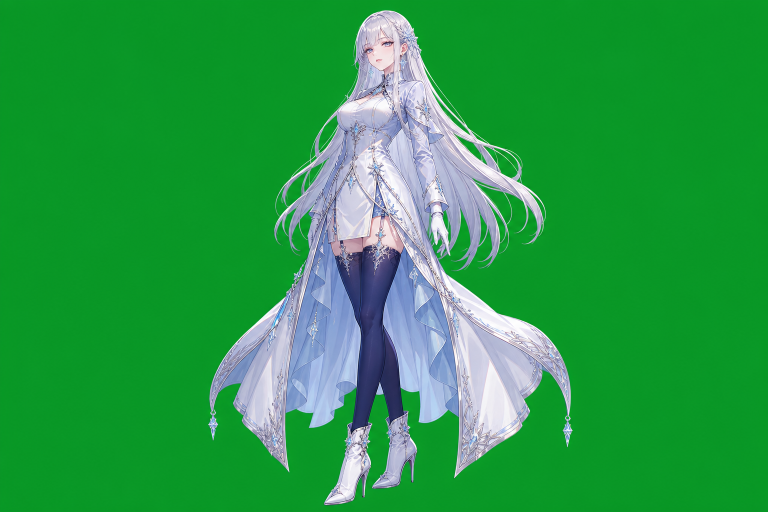
#> input picture assets/characters_raw/char_bairuoxue_raw.png, 1536 x 1024 px (shown at 1/2 size)
$ python chroma_key.py ../assets/characters_raw/char_bairuoxue_raw.png
#> lines starting #> are read from the running program, lines starting #| are printed output that depends on the picture; after the words box and inside, x2 and y2 are one past the last pixel; in counts of white or black regions, pixels touching at a corner belong together
#!/usr/bin/env python3
"""绿幕抠图流水线 (Chroma Key)

把生成的"纯绿幕背景"立绘抠成透明背景 PNG。
做法：
  1. 采样四角估计背景绿色；
  2. 用 greenness = G - max(R,B) 与背景相似度联合计算 alpha（带软边过渡）；
  3. 去绿溢色 (despill)：把溢到人物边缘的绿色压回自然色；
  4. 羽化 / 收边，消除绿色毛边；
  5. 自动裁剪到人物外接框，并可统一画布高度，便于游戏内等比缩放。

用法：
  python3 chroma_key.py <输入文件或目录> -o <输出目录> [--height 1280] [--pad 0.04]
"""
import argparse
import os
import sys
import numpy as np
from PIL import Image, ImageFilter


def estimate_key_color(arr: np.ndarray, border: int = 24) -> np.ndarray:
    """从四边采样估计背景关键色（绿幕）。"""
    h, w, _ = arr.shape
    b = min(border, h // 8, w // 8)
    samples = np.concatenate([
        arr[:b, :, :].reshape(-1, 3),
        arr[-b:, :, :].reshape(-1, 3),
        arr[:, :b, :].reshape(-1, 3),
        arr[:, -b:, :].reshape(-1, 3),
    ], axis=0)
    # 只取偏绿的样本求中位数，避免角落里有人物
    greenish = samples[(samples[:, 1] > samples[:, 0]) & (samples[:, 1] > samples[:, 2])]
    if len(greenish) < 50:
        greenish = samples
    return np.median(greenish, axis=0)


def build_alpha(arr: np.ndarray, key: np.ndarray,
                tol_low: float = 0.16, tol_high: float = 0.42) -> np.ndarray:
    """返回 [0,1] 浮点 alpha：1 不透明（人物），0 透明（背景）。"""
    r, g, b = arr[..., 0], arr[..., 1], arr[..., 2]
    # 绿色优势度：背景绿幕该值很高，人物（皮肤/头发/衣服）通常很低或为负
    greenness = g - np.maximum(r, b)

    # 与关键色的色彩接近度（在偏绿区域增强背景判定）
    kr, kg, kb = key / 255.0
    dist = np.sqrt((r - kr) ** 2 + (g - kg) ** 2 + (b - kb) ** 2)
    close_to_key = np.clip(1.0 - dist / 0.35, 0.0, 1.0)

    score = greenness * (0.65 + 0.35 * close_to_key)

    alpha = np.clip((tol_high - score) / (tol_high - tol_low), 0.0, 1.0)
    return alpha.astype(np.float32)


def despill(arr: np.ndarray, alpha: np.ndarray, strength: float = 0.9) -> np.ndarray:
    """去除溢到人物上的绿色（绿边/绿反光）。"""
    out = arr.copy()
    r, g, b = out[..., 0], out[..., 1], out[..., 2]
    cap = np.maximum(r, b)
    over = g - cap
    mask = over > 0
    g[mask] = g[mask] - over[mask] * strength
    out[..., 1] = g
    return out


def feather_alpha(alpha_img: Image.Image, radius: float = 0.8, contract: float = 1.0) -> Image.Image:
    """轻微羽化 + 收边，去掉残留绿色毛边。"""
    a = alpha_img
    if contract > 0:
        # 用 MinFilter 收缩 1px，去掉边缘半透明绿圈
        a = a.filter(ImageFilter.MinFilter(3))
    if radius > 0:
        a = a.filter(ImageFilter.GaussianBlur(radius))
    return a


def autocrop(im: Image.Image, pad_frac: float = 0.03, alpha_thresh: int = 12):
    a = np.asarray(im)[..., 3]
    ys, xs = np.where(a > alpha_thresh)
    if len(xs) == 0:
        return im
    x0, x1 = xs.min(), xs.max()
    y0, y1 = ys.min(), ys.max()
    w, h = im.size
    pad = int(round(max(w, h) * pad_frac))
    x0 = max(0, x0 - pad); y0 = max(0, y0 - pad)
    x1 = min(w - 1, x1 + pad); y1 = min(h - 1, y1 + pad)
    return im.crop((x0, y0, x1 + 1, y1 + 1))


def normalize_height(im: Image.Image, target_h: int):
    if target_h <= 0:
        return im
    w, h = im.size
    scale = target_h / h
    return im.resize((max(1, int(round(w * scale))), target_h), Image.LANCZOS)


def process_image(path: str, target_h: int = 0, pad: float = 0.03,
                  tol_low: float = 0.16, tol_high: float = 0.42) -> Image.Image:
    src = Image.open(path).convert("RGB")
    arr = np.asarray(src).astype(np.float32) / 255.0

    key = estimate_key_color(np.asarray(src).astype(np.float32))
    alpha = build_alpha(arr, key, tol_low, tol_high)

    rgb = despill(arr, alpha)
    rgb8 = np.clip(rgb * 255.0, 0, 255).astype(np.uint8)

    alpha_img = Image.fromarray((alpha * 255).astype(np.uint8), mode="L")
    alpha_img = feather_alpha(alpha_img)

    out = Image.fromarray(rgb8, mode="RGB").convert("RGBA")
    out.putalpha(alpha_img)

    out = autocrop(out, pad_frac=pad)
    out = normalize_height(out, target_h)
    return out


def main():
    ap = argparse.ArgumentParser(description="绿幕抠图为透明 PNG")
    ap.add_argument("input", help="输入图片或目录")
    ap.add_argument("-o", "--out", default="out", help="输出目录")
    ap.add_argument("--height", type=int, default=0, help="统一输出高度(px)，0=不缩放")
    ap.add_argument("--pad", type=float, default=0.03, help="裁剪留白比例")
    ap.add_argument("--tol-low", type=float, default=0.16)
    ap.add_argument("--tol-high", type=float, default=0.42)
    args = ap.parse_args()

    os.makedirs(args.out, exist_ok=True)
    if os.path.isdir(args.input):
        files = [os.path.join(args.input, f) for f in sorted(os.listdir(args.input))
                 if f.lower().endswith((".png", ".jpg", ".jpeg", ".webp"))]
    else:
        files = [args.input]

    if not files:
        print("没有找到输入图片", file=sys.stderr)
        sys.exit(1)

    for f in files:
        name = os.path.splitext(os.path.basename(f))[0]
        out_path = os.path.join(args.out, name + ".png")
        im = process_image(f, target_h=args.height, pad=args.pad,
                            tol_low=args.tol_low, tol_high=args.tol_high)
#> in process_image, src is the input picture: PIL image 1536x1024 RGB; mean R, G, B 41.5, 155.5, 71.6
#> in process_image, `key = estimate_key_color(np.asarray(src).astype(np.float32))`: key = [8, 151, 37]
#> in build_alpha, `greenness = g - np.maximum(r, b)`:
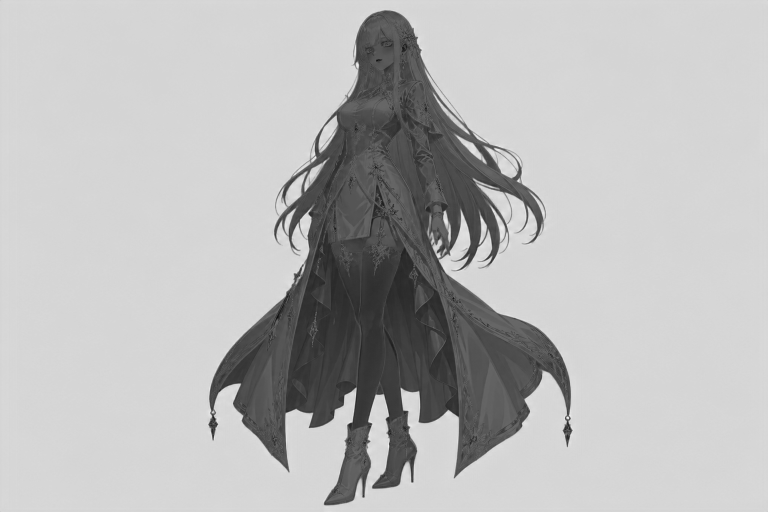
#> greenness: shape (1024, 1536) float32 (shown at 1/2 size); min -0.416, max 0.608, mean 0.328; drawn with min black and max white
#> in build_alpha, `kr, kg, kb = key / 255.0`: kr = 0.0314; kg = 0.592; kb = 0.145
#> in despill, `mask = over > 0`:
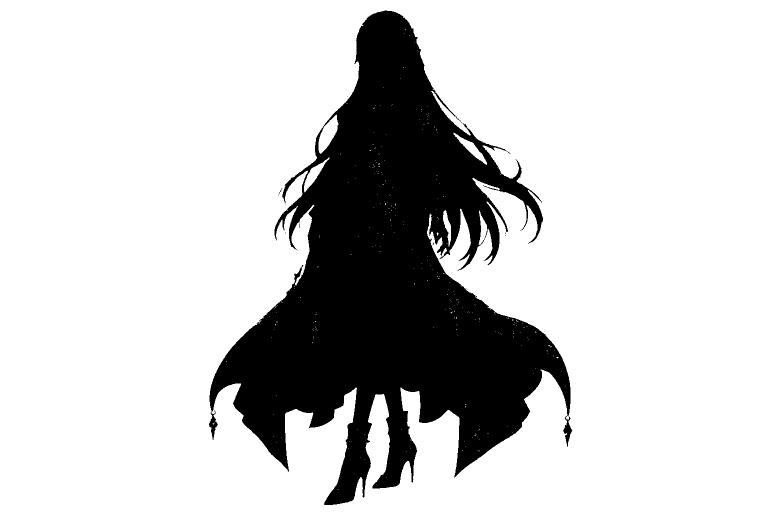
#> mask: shape (1024, 1536) bool (shown at 1/2 size); 79.8% white; 15 black regions (14 under 20 px), largest, box (x1, y1, x2, y2) and area: (418, 21, 1145, 1010) 318184
#> in despill, `g[mask] = g[mask] - over[mask] * strength`:
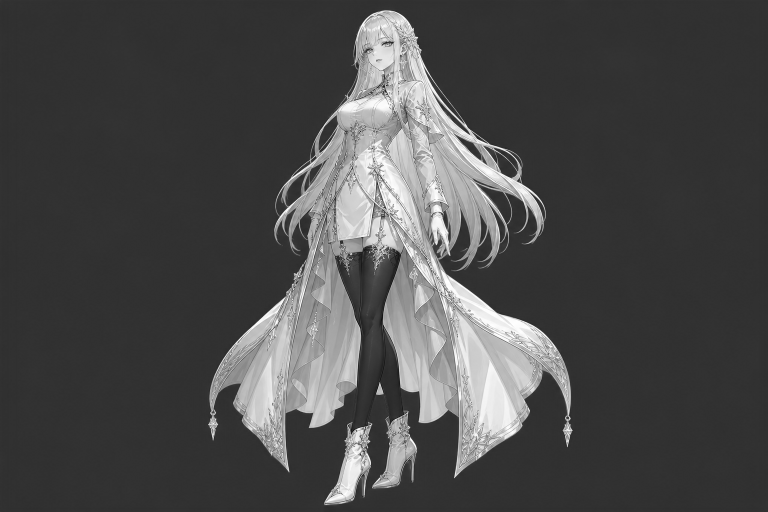
#> g: shape (1024, 1536) float32 (shown at 1/2 size); min 0.00392, max 1, mean 0.293
#> in despill, `out[..., 1] = g`:
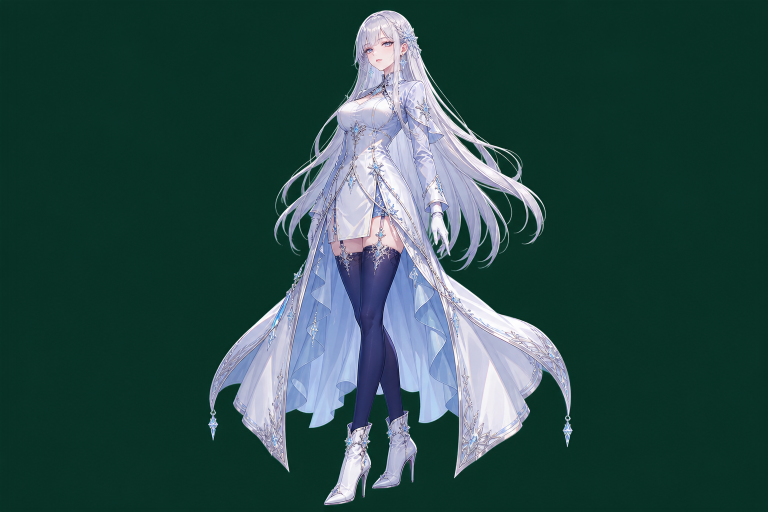
#> out: shape (1024, 1536, 3) float32 (shown at 1/2 size); mean R, G, B 0.163, 0.29, 0.283
#> in feather_alpha, `a = a.filter(ImageFilter.MinFilter(3))`:
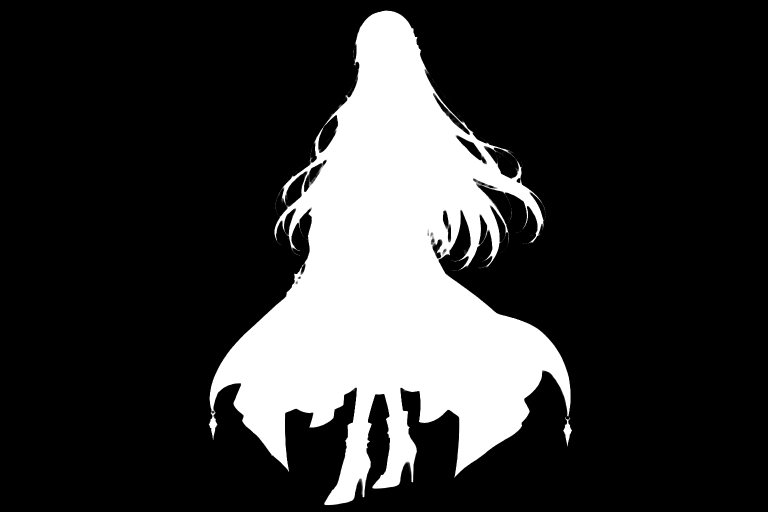
#> a: PIL image 1536x1024 L (shown at 1/2 size); min 0, max 255, mean 51.8
#> in process_image, `out.putalpha(alpha_img)`:
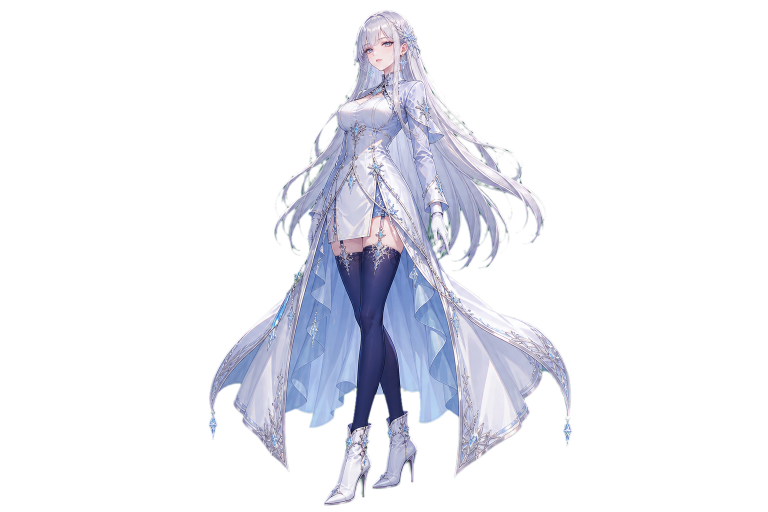
#> out: PIL image 1536x1024 RGBA (shown at 1/2 size); mean R, G, B, A 41.5, 74.4, 71.6, 51.8; transparent parts drawn white
#> in autocrop, `x0, x1 = xs.min(), xs.max()`: x0 = 416; x1 = 1144
#> in autocrop, `y0, y1 = ys.min(), ys.max()`: y0 = 20; y1 = 1011
#> in autocrop, `x0 = max(0, x0 - pad)`: x0 = 370
#> in autocrop, `y0 = max(0, y0 - pad)`: y0 = 0
#> in autocrop, `x1 = min(w - 1, x1 + pad)`: x1 = 1190
#> in autocrop, `y1 = min(h - 1, y1 + pad)`: y1 = 1023
#> in autocrop, `return im.crop((x0, y0, x1 + 1, y1 + 1))`:
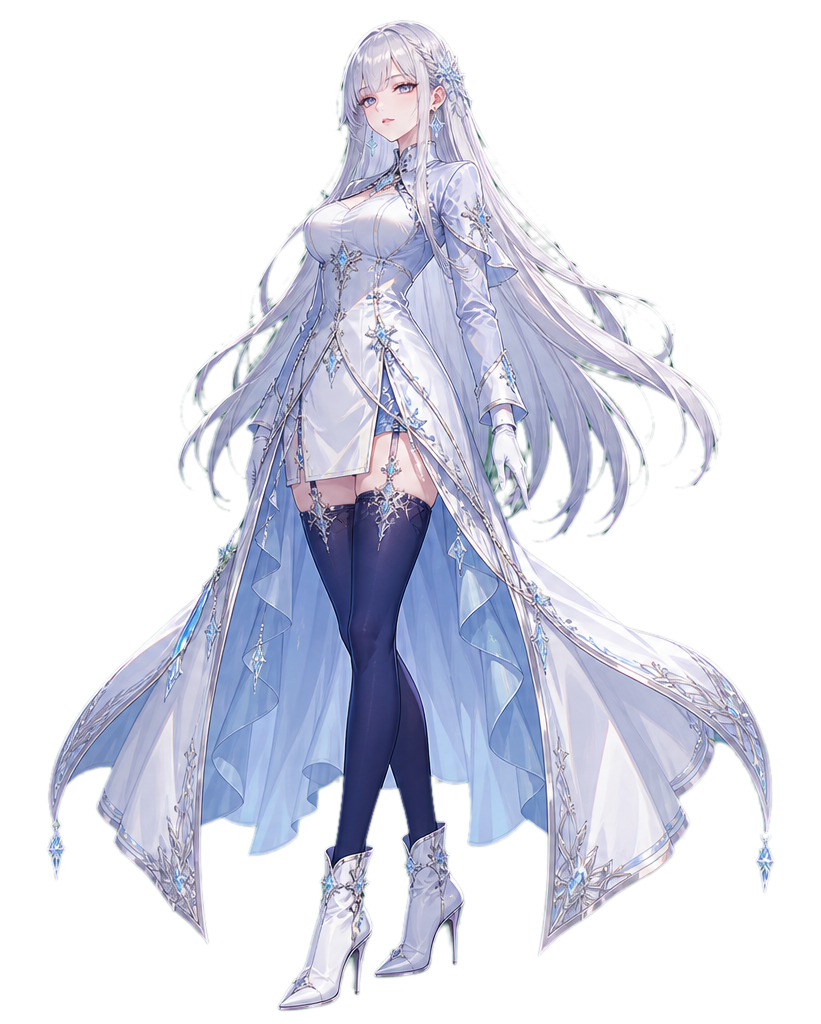
#> returned value: PIL image 821x1024 RGBA; mean R, G, B, A 70.1, 96.6, 101, 97; transparent parts drawn white
        im.save(out_path)
        print(f"  ✓ {f}  ->  {out_path}  {im.size}")
#|   ✓ ../assets/characters_raw/char_bairuoxue_raw.png  ->  out/char_bairuoxue_raw.png  (821, 1024)


if __name__ == "__main__":
    main()

$ run again, on assets/characters_raw/char_shenzhixia_raw.png
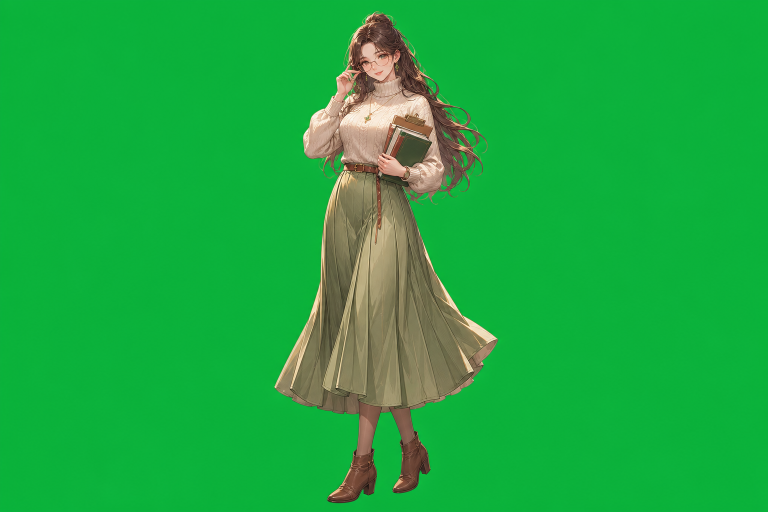
#> input picture assets/characters_raw/char_shenzhixia_raw.png, 1536 x 1024 px (shown at 1/2 size)
#> in process_image, src is the input picture: PIL image 1536x1024 RGB; mean R, G, B 28.5, 170.3, 63.9
#> key = [10, 178, 59]
#> kr = 0.0392; kg = 0.698; kb = 0.231
#> in despill, `mask = over > 0`:
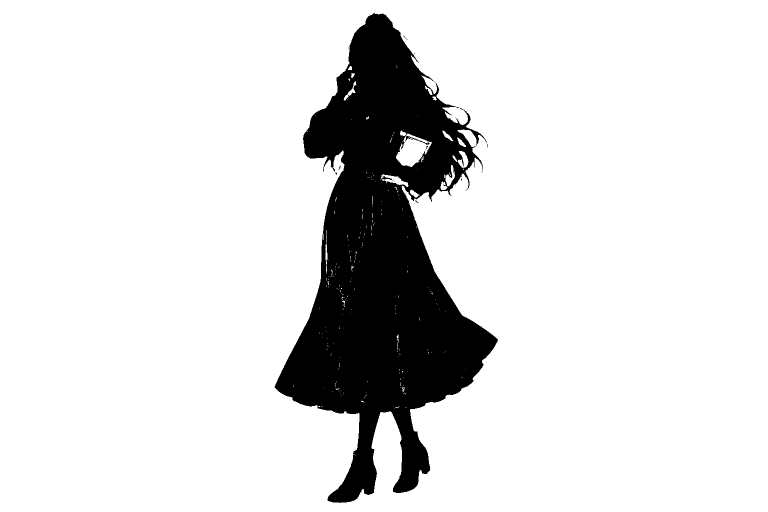
#> mask: shape (1024, 1536) bool (shown at 1/2 size); 86.9% white; 21 black regions (19 under 20 px), largest, box (x1, y1, x2, y2) and area: (549, 25, 996, 1006) 205860, (810, 272, 859, 290) 133
#> in autocrop, `x0, x1 = xs.min(), xs.max()`: x0 = 549; x1 = 995
#> in autocrop, `y0, y1 = ys.min(), ys.max()`: y0 = 22; y1 = 1006
#> in autocrop, `x0 = max(0, x0 - pad)`: x0 = 503
#> in autocrop, `y0 = max(0, y0 - pad)`: y0 = 0
#> in autocrop, `x1 = min(w - 1, x1 + pad)`: x1 = 1041
#> in autocrop, `y1 = min(h - 1, y1 + pad)`: y1 = 1023
#> in autocrop, `return im.crop((x0, y0, x1 + 1, y1 + 1))`:
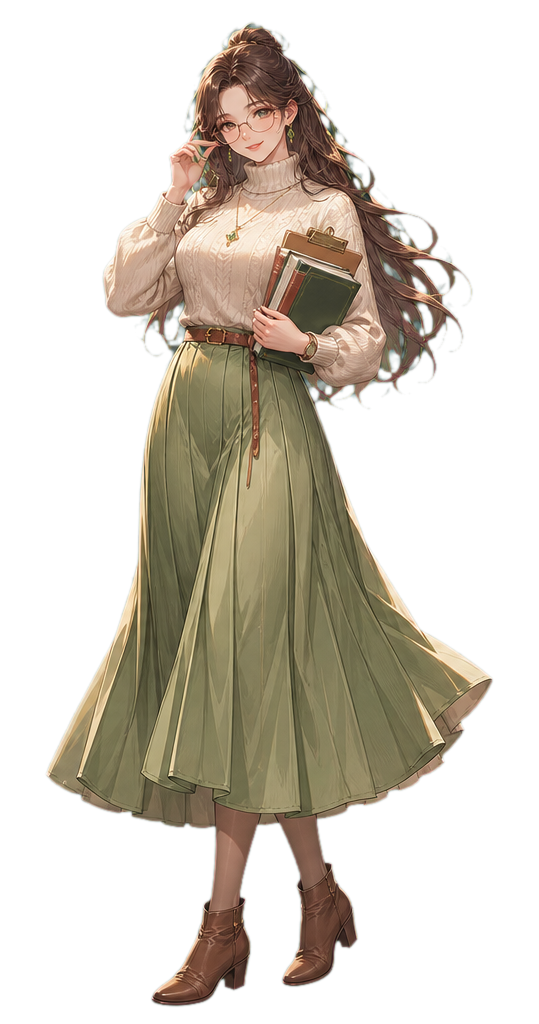
#> returned value: PIL image 539x1024 RGBA; mean R, G, B, A 61.4, 90.7, 72.8, 97.4; transparent parts drawn white
#|   ✓ ../assets/characters_raw/char_shenzhixia_raw.png  ->  out/char_shenzhixia_raw.png  (539, 1024)

$ run again, on assets/characters_raw/char_suqing_raw.png
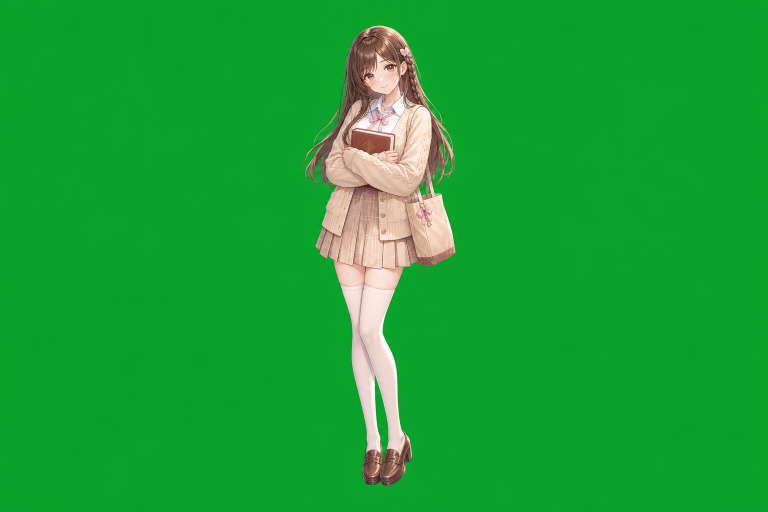
#> input picture assets/characters_raw/char_suqing_raw.png, 1536 x 1024 px (shown at 1/2 size)
#> in process_image, src is the input picture: PIL image 1536x1024 RGB; mean R, G, B 25.3, 161.6, 51.9
#> key = [9, 161, 42]
#> kr = 0.0353; kg = 0.631; kb = 0.165
#> in despill, `mask = over > 0`:
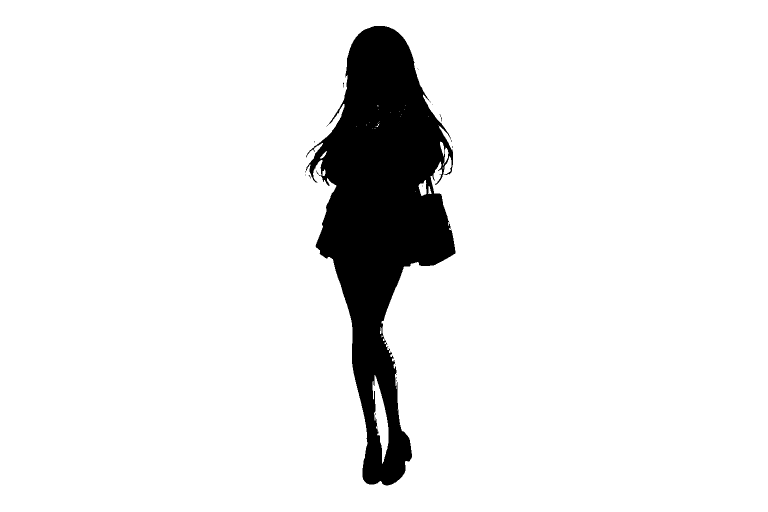
#> mask: shape (1024, 1536) bool (shown at 1/2 size); 91.8% white; 22 black regions (21 under 20 px), largest, box (x1, y1, x2, y2) and area: (611, 52, 911, 971) 128968
#> in autocrop, `x0, x1 = xs.min(), xs.max()`: x0 = 609; x1 = 911
#> in autocrop, `y0, y1 = ys.min(), ys.max()`: y0 = 51; y1 = 971
#> in autocrop, `x0 = max(0, x0 - pad)`: x0 = 563
#> in autocrop, `y0 = max(0, y0 - pad)`: y0 = 5
#> in autocrop, `x1 = min(w - 1, x1 + pad)`: x1 = 957
#> in autocrop, `y1 = min(h - 1, y1 + pad)`: y1 = 1017
#> in autocrop, `return im.crop((x0, y0, x1 + 1, y1 + 1))`:
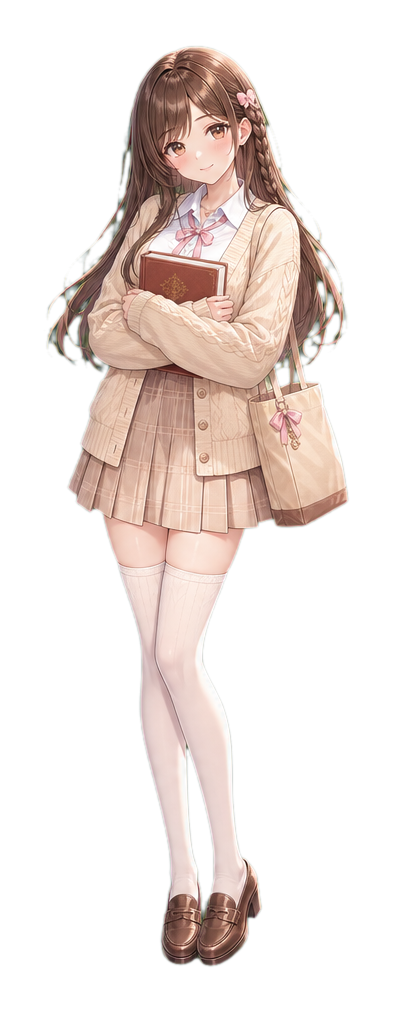
#> returned value: PIL image 395x1013 RGBA; mean R, G, B, A 72.5, 91.5, 79.5, 82.7; transparent parts drawn white
#|   ✓ ../assets/characters_raw/char_suqing_raw.png  ->  out/char_suqing_raw.png  (395, 1013)
